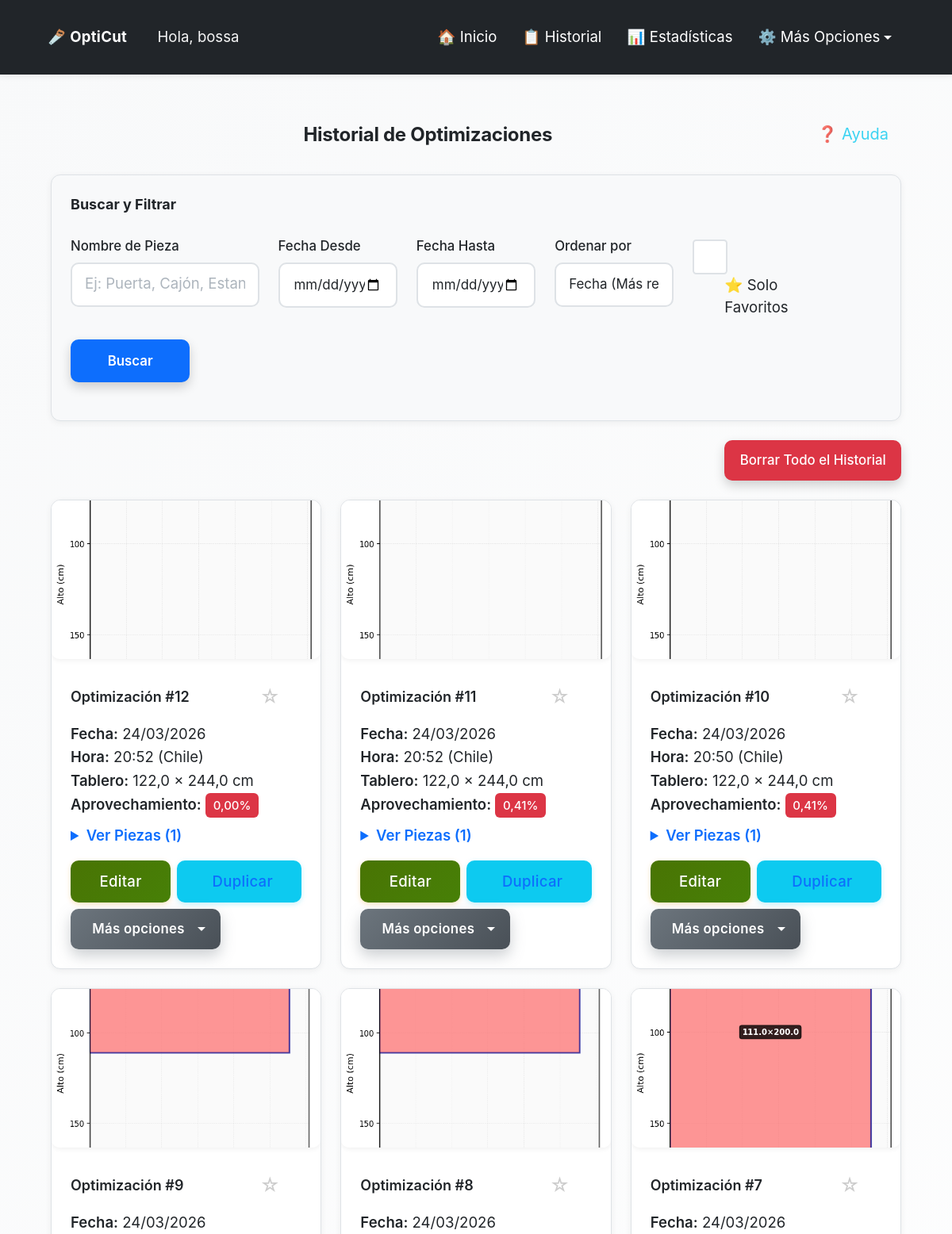
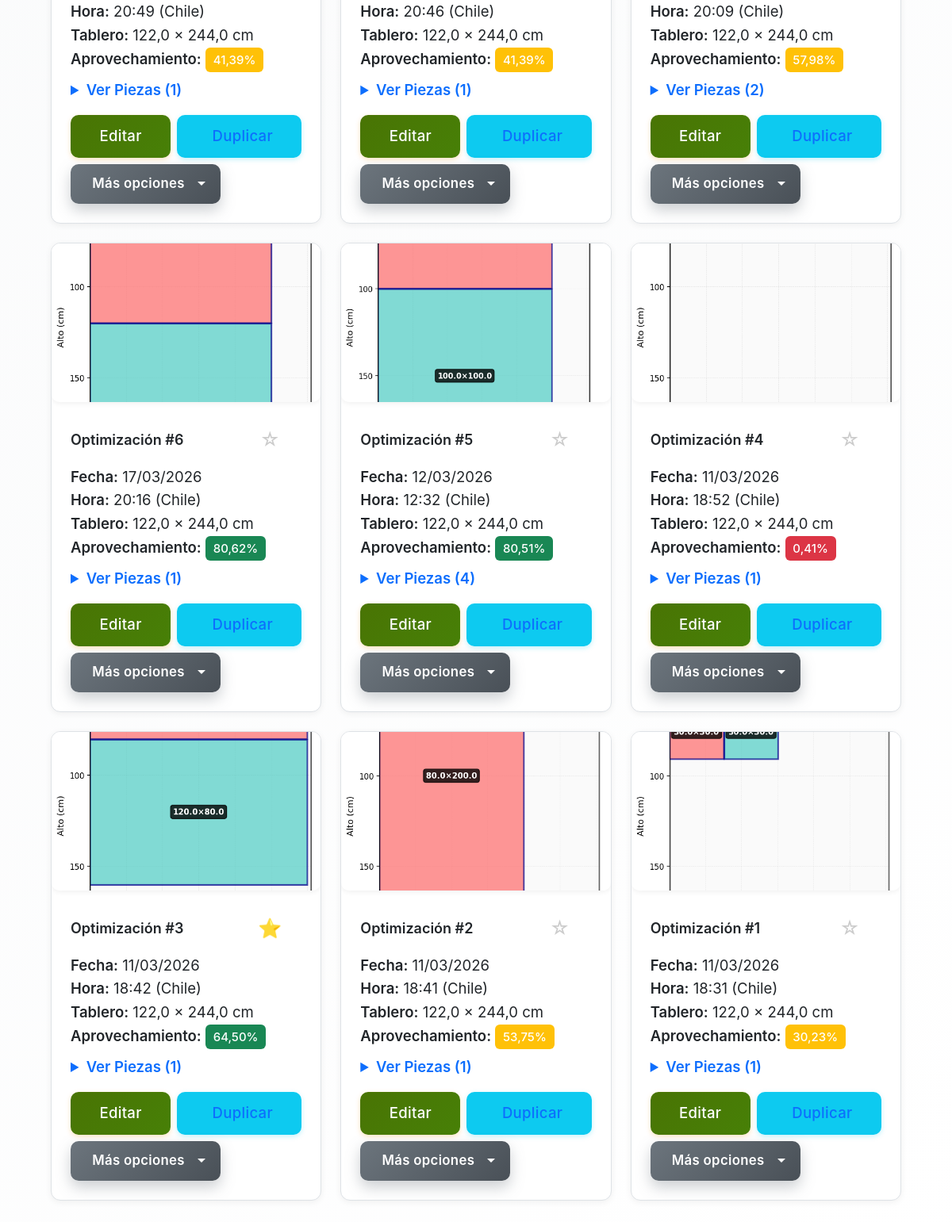
The app's page /opticut/historial/ (signed in) with its own data (2 pictures, top to bottom).
### opticut/models.py (models this page shows, shortened)
class Optimizacion(models.Model):
    UNIDADES_CHOICES = [
        ('cm', 'Centímetros (cm)'),
        ('m', 'Metros (m)'),
        ('in', 'Pulgadas (in)'),
        ('ft', 'Pies (ft)'),
    ]
    usuario = models.ForeignKey(User, on_delete=models.CASCADE)
    fecha = models.DateTimeField(auto_now_add=True)
    ancho_tablero = models.FloatField()  # Siempre guardado en cm (permite decimales)
    alto_tablero = models.FloatField()  # Siempre guardado en cm (permite decimales)
    unidad_medida = models.CharField(max_length=2, choices=UNIDADES_CHOICES, default='cm',
                                     help_text="Unidad de medida usada por el usuario")
    piezas = models.TextField(help_text="Listado de piezas en formato ancho,alto,cantidad")
    imagen = models.ImageField(upload_to='optimizaciones/', null=True, blank=True)
    pdf = models.FileField(upload_to='pdfs/', null=True, blank=True)
    aprovechamiento_total = models.FloatField(default=0)
    favorito = models.BooleanField(default=False)
    permitir_rotacion = models.BooleanField(default=True, help_text="Permitir rotación automática de piezas 90°")
    margen_corte = models.FloatField(default=0.3, help_text="Margen de corte (kerf) en cm (guardado internamente). El valor se ingresa en mm.")
    material = models.ForeignKey(
        Material,
        on_delete=models.SET_NULL,
        null=True,
        blank=True,
        help_text="Material/tablero utilizado (opcional)"
    )
    precio_tablero = models.DecimalField(
        max_digits=10,
        decimal_places=2,
        null=True,
        blank=True,
        help_text="Precio por tablero usado en esta optimización"
    )
    mano_obra = models.DecimalField(
        max_digits=10,
        decimal_places=2,
        default=Decimal('0.00'),
        help_text="Costo de mano de obra (opcional)"
    )
    num_tableros = models.IntegerField(
        default=0,
        help_text="Número de tableros utilizados (calculado automáticamente)"
    )
    cliente = models.ForeignKey(
        'Cliente',
        on_delete=models.SET_NULL,
        null=True,
        blank=True,
        help_text="Cliente asociado a esta optimización (opcional)"
    )
    proyecto = models.ForeignKey(
        'Proyecto',
        on_delete=models.SET_NULL,
        null=True,
        blank=True,
        help_text="Proyecto al que pertenece esta optimización (opcional)"
    )

### opticut/views.py (the view, shortened to what this page needs)
# urls.py: path('historial/', views.historial, name='historial'),
@login_required
def historial(request):
    todas_optimizaciones = Optimizacion.objects.filter(usuario=request.user)
    total_absoluto = todas_optimizaciones.count()
    ordenar_por = request.GET.get('ordenar_por', 'fecha_desc')
    if ordenar_por == 'fecha_desc':
        todas_optimizaciones = todas_optimizaciones.order_by('-fecha')
    elif ordenar_por == 'fecha_asc':
        todas_optimizaciones = todas_optimizaciones.order_by('fecha')
    elif ordenar_por == 'aprovechamiento_desc':
        todas_optimizaciones = todas_optimizaciones.order_by('-aprovechamiento_total')
    elif ordenar_por == 'aprovechamiento_asc':
        todas_optimizaciones = todas_optimizaciones.order_by('aprovechamiento_total')
    else:
        todas_optimizaciones = todas_optimizaciones.order_by('-fecha')
    es_descendente = ordenar_por in ['fecha_desc', 'aprovechamiento_desc']
    numeros_absolutos = {}
    for idx, opt in enumerate(todas_optimizaciones, start=1):
        if es_descendente:
            numeros_absolutos[opt.id] = total_absoluto - idx + 1
        else:
            numeros_absolutos[opt.id] = idx
    optimizaciones = todas_optimizaciones
    solo_favoritos = request.GET.get('solo_favoritos', '').strip()
    if solo_favoritos == 'true':
        optimizaciones = optimizaciones.filter(favorito=True)
    nombre_pieza = request.GET.get('nombre_pieza', '').strip()
    if nombre_pieza:
        optimizaciones = optimizaciones.filter(piezas__icontains=nombre_pieza)
    fecha_desde = request.GET.get('fecha_desde', '').strip()
    fecha_hasta = request.GET.get('fecha_hasta', '').strip()
    from django.core.paginator import Paginator, EmptyPage, PageNotAnInteger
    page = request.GET.get('page', 1)
    paginator = Paginator(optimizaciones, 12)  # 12 optimizaciones por página
    try:
        optimizaciones_page = paginator.page(page)
    except PageNotAnInteger:
        optimizaciones_page = paginator.page(1)
    except EmptyPage:
        optimizaciones_page = paginator.page(paginator.num_pages)
    optimizaciones_con_piezas = []
    for opt in optimizaciones_page:
        numero_mostrado = numeros_absolutos.get(opt.id, 0)
        piezas_procesadas = []
        for linea in opt.piezas.splitlines():
            if linea.strip():
                partes = linea.split(',')
                if len(partes) == 4:
                    piezas_procesadas.append({
                        'nombre': partes[0].strip(),
                        'ancho': partes[1].strip(),
                        'alto': partes[2].strip(),
                        'cantidad': partes[3].strip()
                    })
        unidad_opt = getattr(opt, 'unidad_medida', 'cm') or 'cm'
        ancho_mostrar = round(convertir_desde_cm(opt.ancho_tablero, unidad_opt), 2)
        alto_mostrar = round(convertir_desde_cm(opt.alto_tablero, unidad_opt), 2)
        optimizaciones_con_piezas.append({
            'optimizacion': opt,
            'piezas': piezas_procesadas,
            'numero': numero_mostrado,
            'ancho_mostrar': ancho_mostrar,
            'alto_mostrar': alto_mostrar,
            'unidad_medida': unidad_opt,
        })
    return render(request, 'opticut/historial.html', {
        'optimizaciones_con_piezas': optimizaciones_con_piezas,
        'nombre_pieza': nombre_pieza,
        'fecha_desde': fecha_desde,
        'fecha_hasta': fecha_hasta,
        'ordenar_por': ordenar_por,
        'solo_favoritos': solo_favoritos,
        'total_sin_filtro': total_absoluto,
        'page_obj': optimizaciones_page,
        'paginator': paginator,
    })

### opticut/templates/opticut/historial.html (shortened to what this page needs)
{% extends 'opticut/base.html' %}
{% load static %}
{% block extra_css %}
<link rel="stylesheet" href="{% static 'opticut/css/historial.css' %}">
{% endblock %}
{% block content %}
<div class="container mt-4">
  <div class="d-flex justify-content-between align-items-center mb-4 fade-in">
    <h2 class="text-center mb-0 flex-grow-1">Historial de Optimizaciones </h2>
    <button type="button" class="btn btn-sm btn-outline-info btn-ayuda-seccion"
            onclick="iniciarTutorialSeccion('historial')"
            title="Ayuda sobre el historial">
      ❓ Ayuda
    </button>
  </div>
  <div class="search-filters fade-in">
    <h5 class="mb-3">Buscar y Filtrar</h5>
    <form method="GET" action="{% url 'opticut:historial' %}" id="filtros-form">
      <div class="row">
        <div class="col-md-3 mb-3">
          <label for="nombre_pieza" class="form-label">Nombre de Pieza</label>
          <input type="text"
                 class="form-control"
                 id="nombre_pieza"
                 name="nombre_pieza"
                 placeholder="Ej: Puerta, Cajón, Estante..."
                 value="{{ nombre_pieza }}">
        </div>
        <div class="col-md-2 mb-3">
          <label for="fecha_desde" class="form-label">Fecha Desde</label>
          <input type="date"
                 class="form-control"
                 id="fecha_desde"
                 name="fecha_desde"
                 value="{{ fecha_desde }}">
        </div>
        <div class="col-md-2 mb-3">
          <label for="fecha_hasta" class="form-label">Fecha Hasta</label>
          <input type="date"
                 class="form-control"
                 id="fecha_hasta"
                 name="fecha_hasta"
                 value="{{ fecha_hasta }}">
        </div>
        <div class="col-md-2 mb-3">
          <label for="ordenar_por" class="form-label">Ordenar por</label>
          <select class="form-control" id="ordenar_por" name="ordenar_por">
            <option value="fecha_desc" {% if ordenar_por == 'fecha_desc' %}selected{% endif %}>Fecha (Más recientes )</option>
          </select>
        </div>
        <div class="col-md-2 mb-3 d-flex align-items-end">
          <div class="form-check">
            <input class="form-check-input" type="checkbox" id="solo_favoritos" name="solo_favoritos" value="true" {% if solo_favoritos == 'true' %}checked{% endif %}>
            <label class="form-check-label" for="solo_favoritos">
              ⭐ Solo Favoritos
            </label>
          </div>
        </div>
        <div class="col-md-2 mb-3 d-flex align-items-end">
          <button type="submit" class="btn btn-primary w-100">Buscar</button>
        </div>
      </div>
    </form>
  </div>
  <div class="text-end mb-3 fade-in">
    <form method="POST" action="{% url 'opticut:borrar_historial' %}" class="d-inline">
      <button type="submit"
              class="btn btn-danger"
              onclick="return confirm('¿Seguro que deseas borrar todo tu historial? Esta acción no se puede deshacer.')">
        Borrar Todo el Historial
      </button>
    </form>
  </div>
  {% if optimizaciones_con_piezas %}
    <div class="row">
      {% for item in optimizaciones_con_piezas %}
        {% with optimizacion=item.optimizacion piezas=item.piezas %}
        <div class="col-md-6 col-lg-4 mb-4 fade-in">
          <div class="optimizacion-card">
            {% if optimizacion.imagen %}
              <div class="chart-container chart-container-clickable"
                   onclick="abrirModalImagen('{{ optimizacion.imagen.url }}', {{ optimizacion.id }})">
                <img src="{{ optimizacion.imagen.url }}"
                     class="card-img-top chart-thumbnail"
                     alt="Optimización #{{ optimizacion.id }}">
              </div>
            {% endif %}
            <div class="card-body">
              <div class="d-flex justify-content-between align-items-center mb-2">
                <h5 class="card-title mb-0">Optimización #{{ item.numero }}</h5>
                <button type="button"
                        class="btn btn-sm p-0 border-0 bg-transparent favorito-btn align-self-center"
                        data-optimizacion-id="{{ optimizacion.id }}"
                        data-favorito-url="{% url 'opticut:toggle_favorito' optimizacion.id %}"
                        data-favorito="{{ optimizacion.favorito|yesno:'true,false' }}"
                        title="{% if optimizacion.favorito %}Quitar de favoritos{% else %}Marcar como favorito{% endif %}"
                        class="favorito-btn-inline">
                  {% if optimizacion.favorito %}
                    <span class="favorito-icon favorito-icon-active">⭐</span>
                  {% else %}
                    <span class="favorito-icon favorito-icon-inactive">☆</span>
                  {% endif %}
                </button>
              </div>
              <p class="card-text">
                <strong>Fecha:</strong> {{ optimizacion.fecha|date:"d/m/Y" }}<br>
                <strong>Hora:</strong> {{ optimizacion.fecha|date:"H:i" }} (Chile)<br>
                <strong>Tablero:</strong> {{ item.ancho_mostrar }} × {{ item.alto_mostrar }} {{ item.unidad_medida }}<br>
                <strong>Aprovechamiento:</strong>
                <span class="badge
                     {% if optimizacion.aprovechamiento_total < 30 %}bg-danger
                     {% elif optimizacion.aprovechamiento_total < 60 %}bg-warning
                     {% else %}bg-success{% endif %}">
                  {{ optimizacion.aprovechamiento_total|floatformat:2 }}%
                </span>
              </p>
              {% if piezas %}
              <details class="mb-2">
                <summary class="piezas-summary">
                  Ver Piezas ({{ piezas|length }})
                </summary>
              </details>
              {% endif %}
              <div class="action-buttons mt-3 d-flex gap-2 align-items-center">
                <a href="{% url 'opticut:editar_optimizacion' optimizacion.id %}"
                   class="btn-action btn-edit flex-fill"
                   title="Editar esta optimización">
                   Editar
                </a>
                <a href="{% url 'opticut:duplicar_optimizacion' optimizacion.id %}?ordenar_por={{ ordenar_por }}"
                   class="btn-action btn-duplicar flex-fill"
                   title="Duplicar esta optimización">
                   Duplicar
                </a>
                <div class="dropdown">
                  <button class="btn btn-action btn-mas-opciones flex-fill"
                          type="button"
                          id="dropdownMenuButton{{ optimizacion.id }}"
                          data-bs-toggle="dropdown"
                          aria-expanded="false"
                          title="Más opciones">
                     Más opciones
                  </button>
                </div>
              </div>
            </div>
          </div>
        </div>
        {% endwith %}
      {% endfor %}
    </div>
  {% endif %}
</div>
{% endblock %}

### opticut/templates/opticut/base.html (shortened to what this page needs)
{% load static %}
<!DOCTYPE html>
<html lang="es" data-theme="light">
<head>
    <link href="https://cdn.jsdelivr.net/npm/bootstrap@5.3.0/dist/css/bootstrap.min.css" rel="stylesheet">
    <link rel="stylesheet" href="https://cdn.jsdelivr.net/npm/intro.js@7.2.0/minified/introjs.min.css">
    <link rel="stylesheet" href="{% static 'opticut/css/main.css' %}">
    <link rel="stylesheet" href="{% static 'opticut/css/accessibility.css' %}">
    {% block extra_css %}{% endblock %}
</head>
<body {% if user.is_authenticated and user.perfil %}data-session-timeout="{{ user.perfil.get_timeout_segundos_str }}" data-perfil-theme="{% if user.perfil.tema_preferido != 'auto' %}{{ user.perfil.tema_preferido }}{% else %}auto{% endif %}" data-font-size="{{ user.perfil.tamanio_fuente }}" data-perfil-unidad="{{ user.perfil.unidad_medida_predeterminada }}" data-perfil-algoritmo="{{ user.perfil.algoritmo_predeterminado }}" data-perfil-rotacion="{{ user.perfil.rotacion_automatica_predeterminada|yesno:'1,0' }}"{% endif %}>
    <nav class="navbar navbar-expand-lg navbar-custom">
        <div class="container-fluid">
            <div class="d-flex align-items-center">
                <a class="navbar-brand me-3" href="{% url 'opticut:index' %}">
                    🪚 OptiCut
                </a>
                {% if user.is_authenticated %}
                    <span class="navbar-greeting">Hola, {{ user.username }}</span>
                {% endif %}
            </div>
            <div class="collapse navbar-collapse" id="navbarNav">
                <div class="navbar-nav ms-auto d-flex align-items-center">
                    {% if user.is_authenticated %}
                        <a class="nav-link" href="{% url 'opticut:index' %}">🏠 Inicio</a>
                        <a class="nav-link" href="{% url 'opticut:historial' %}">📋 Historial</a>
                        <a class="nav-link" href="{% url 'opticut:estadisticas' %}">📊 Estadísticas</a>
                        <div class="dropdown">
                            <a class="nav-link dropdown-toggle" href="#" id="navbarDropdown" role="button" data-bs-toggle="dropdown" aria-expanded="false">
                                ⚙️ Más Opciones
                            </a>
                        </div>
                    {% else %}
                        {% block show_auth_buttons %}
                        <a href="{% url 'usuarios:login' %}" class="btn btn-outline-primary btn-sm me-2">🔑 Iniciar sesión</a>
                        <a href="{% url 'usuarios:registro' %}" class="btn btn-outline-success btn-sm">📝 Registrarse</a>
                        {% endblock %}
                    {% endif %}
                </div>
            </div>
        </div>
    </nav>
    <div class="container">
        {% block content %}
        {% endblock %}
    </div>
</body>
</html>

### records on screen
Optimizacion: optimizacion.imagen (picture), numero "12", optimizacion.fecha "24/03/2026", optimizacion.fecha "20:52", ancho_mostrar "122,0", alto_mostrar "244,0", unidad_medida "cm", optimizacion.aprovechamiento_total "0,00", piezas|length "1"
Optimizacion: optimizacion.imagen (picture), numero "11", optimizacion.fecha "24/03/2026", optimizacion.fecha "20:52", ancho_mostrar "122,0", alto_mostrar "244,0", unidad_medida "cm", optimizacion.aprovechamiento_total "0,41", piezas|length "1"
Optimizacion: optimizacion.imagen (picture), numero "10", optimizacion.fecha "24/03/2026", optimizacion.fecha "20:50", ancho_mostrar "122,0", alto_mostrar "244,0", unidad_medida "cm", optimizacion.aprovechamiento_total "0,41", piezas|length "1"
Optimizacion: optimizacion.imagen (picture), numero "9", optimizacion.fecha "24/03/2026", optimizacion.fecha "20:49", ancho_mostrar "122,0", alto_mostrar "244,0", unidad_medida "cm", optimizacion.aprovechamiento_total "41,39", piezas|length "1"
Optimizacion: optimizacion.imagen (picture), numero "8", optimizacion.fecha "24/03/2026", optimizacion.fecha "20:46", ancho_mostrar "122,0", alto_mostrar "244,0", unidad_medida "cm", optimizacion.aprovechamiento_total "41,39", piezas|length "1"
Optimizacion: optimizacion.imagen (picture), numero "7", optimizacion.fecha "24/03/2026", optimizacion.fecha "20:09", ancho_mostrar "122,0", alto_mostrar "244,0", unidad_medida "cm", optimizacion.aprovechamiento_total "57,98", piezas|length "2"
Optimizacion: optimizacion.imagen (picture), numero "6", optimizacion.fecha "17/03/2026", optimizacion.fecha "20:16", ancho_mostrar "122,0", alto_mostrar "244,0", unidad_medida "cm", optimizacion.aprovechamiento_total "80,62", piezas|length "1"
Optimizacion: optimizacion.imagen (picture), numero "5", optimizacion.fecha "12/03/2026", optimizacion.fecha "12:32", ancho_mostrar "122,0", alto_mostrar "244,0", unidad_medida "cm", optimizacion.aprovechamiento_total "80,51", piezas|length "4"
Optimizacion: optimizacion.imagen (picture), numero "4", optimizacion.fecha "11/03/2026", optimizacion.fecha "18:52", ancho_mostrar "122,0", alto_mostrar "244,0", unidad_medida "cm", optimizacion.aprovechamiento_total "0,41", piezas|length "1"
Optimizacion: optimizacion.imagen (picture), numero "3", optimizacion.fecha "11/03/2026", optimizacion.fecha "18:42", ancho_mostrar "122,0", alto_mostrar "244,0", unidad_medida "cm", optimizacion.aprovechamiento_total "64,50", piezas|length "1"
Optimizacion: optimizacion.imagen (picture), numero "2", optimizacion.fecha "11/03/2026", optimizacion.fecha "18:41", ancho_mostrar "122,0", alto_mostrar "244,0", unidad_medida "cm", optimizacion.aprovechamiento_total "53,75", piezas|length "1"
Optimizacion: optimizacion.imagen (picture), numero "1", optimizacion.fecha "11/03/2026", optimizacion.fecha "18:31", ancho_mostrar "122,0", alto_mostrar "244,0", unidad_medida "cm", optimizacion.aprovechamiento_total "30,23", piezas|length "1"

### other values on screen
{{ user.username }} "bossa"
